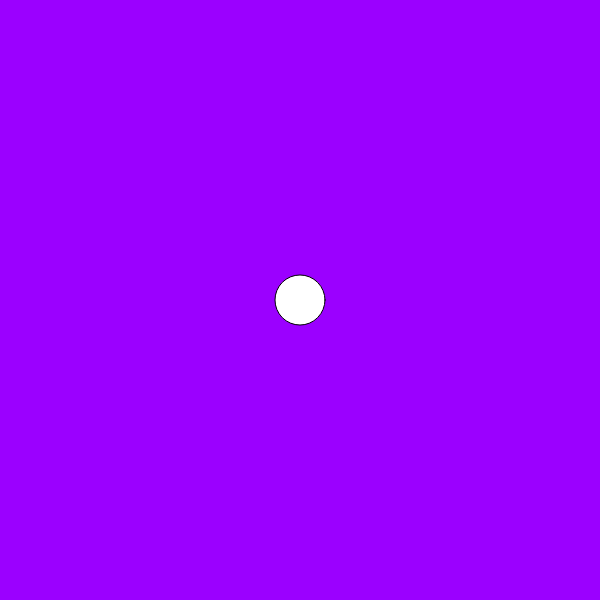
Frame 1 (no input)
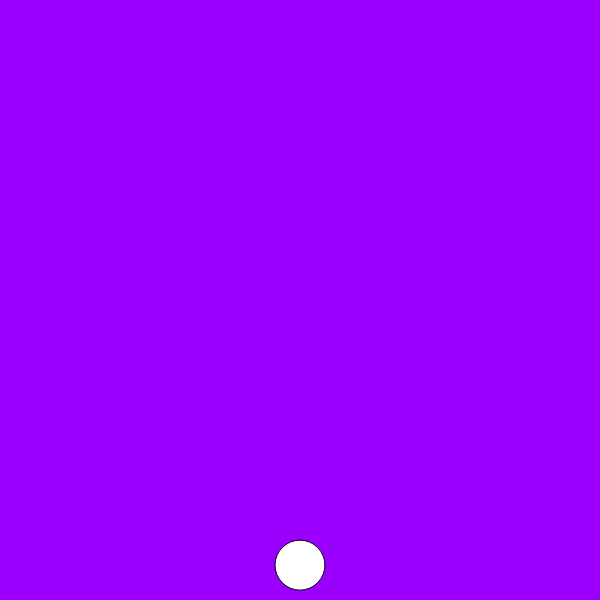
Frame 60 (no input)
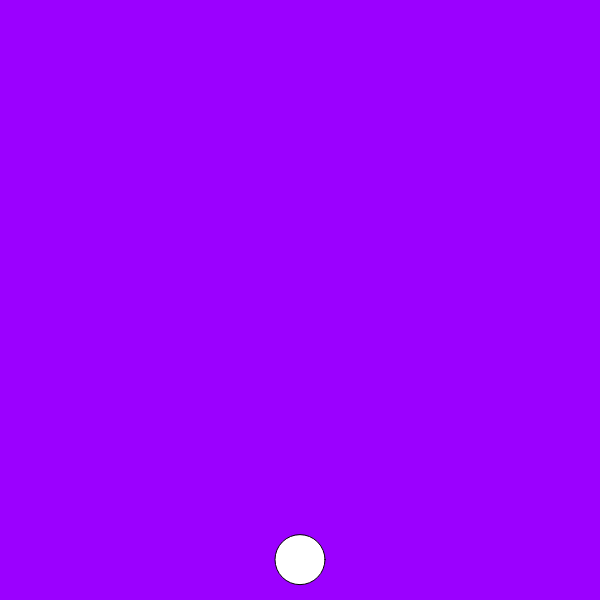
Frame 120 (the mouse pressed at the canvas centre since frame 60)

The p5.js sketch that drew these frames (run headless with seeded random() and noise() and a simulated clock; from frame 60 on, the mouse is pressed at the canvas centre):

// p5.js sketch
// ── sketch.js
function setup(){
    createCanvas(600, 600);
    background(155, 0, 255);
}

let cirSize = 50
let cirRad = cirSize / 2
let ogx1 = 300
let x1 = 300
let ogy1 = 300
let y1 = 300
let counter = 1
// Direction
let dx1 = 0
let dy1 = 0
// Speed
let ogsx1 = 1
let sx1 = 1
let ogsx2 = 1
let sx2 = 1
let ogsy1 = 5
let sy1 = 5
let ogsy2 = 1
let sy2 = 1
// Bounces
let bounce1 = 10
let bounce2 = 10
// Gravity
let grav1 = .5
let grav2 = .7
let gy1
let gy2

function draw(){
    background (155, 0, 255)
    circle(x1, y1, cirSize)

    let high1 = ogy1 / counter
 
    if (y1 > 600 - cirRad){
        dy1 = 1
        counter +=1
    } else if (y1 < (600 - (high1))){
        dy1 = 0
    }
    if (y1 < (600 - high1) + ((600 - high1) * grav1)){
        gy1 = 1
        }

    if (dy1 == 0){
        sy1 = ogsy1
        y1 += sy1
    } else if (dy1 == 1){
        y1 -= sy1
            if (gy1 == 1){
                sy1 -= 10/high1
            }
    } else if (dy1 == 2){
    
    }

    if (counter > bounce1){
        dy1 = 2
    }
    console.log("y1: " + y1)
    console.log("counter:" + counter)
    console.log("sy1:" + sy1)
}
